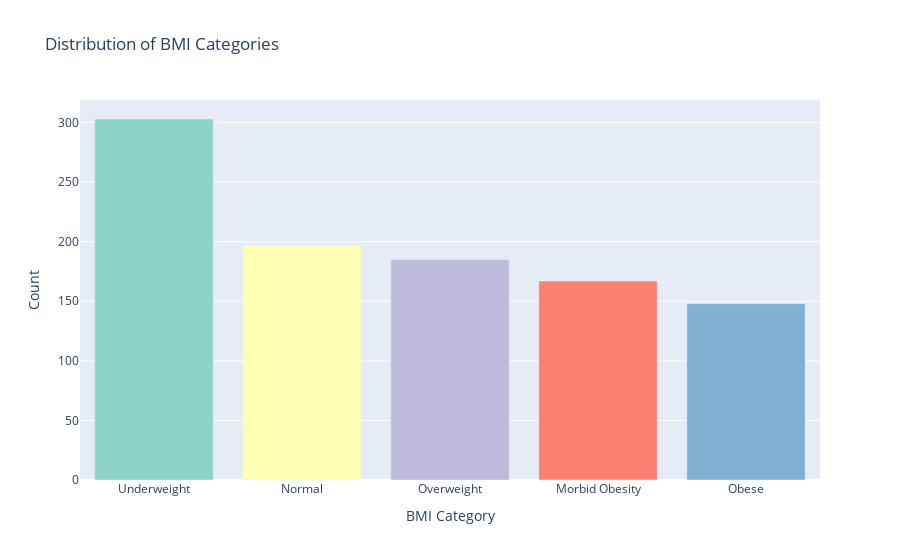

Notebook code cell kept with this figure:
### Code cell
import plotly.express as px

# Get the count of each BMI category
bmi_counts = df['BMI_category'].value_counts().reset_index()
bmi_counts.columns = ['BMI Category', 'Count']  # Rename columns for clarity

# Bar Chart for the 'BMI_category' variable
bar_chart = px.bar(
    bmi_counts,
    x='BMI Category',
    y='Count',
    title='Distribution of BMI Categories',
    labels={'BMI Category': 'BMI Category', 'Count': 'Count'},
    color='BMI Category',
    color_discrete_sequence=px.colors.qualitative.Set3  # Custom color scheme
)

bar_chart.update_layout(showlegend=False)
bar_chart.show()

### Figure 1 — Plotly figure (JSON) as saved in the notebook; plotly's stock layout.template omitted (floating-point values rounded to 4 significant figures)
{"data": [{"alignmentgroup": "True", "hovertemplate": "BMI Category=%{x}<br>Count=%{y}<extra></extra>", "legendgroup": "Underweight", "marker": {"color": "rgb(141,211,199)", "pattern": {"shape": ""}}, "name": "Underweight", "offsetgroup": "Underweight", "orientation": "v", "showlegend": true, "textposition": "auto", "type": "bar", "x": ["Underweight"], "xaxis": "x", "y": [303], "yaxis": "y"}, {"alignmentgroup": "True", "hovertemplate": "BMI Category=%{x}<br>Count=%{y}<extra></extra>", "legendgroup": "Normal", "marker": {"color": "rgb(255,255,179)", "pattern": {"shape": ""}}, "name": "Normal", "offsetgroup": "Normal", "orientation": "v", "showlegend": true, "textposition": "auto", "type": "bar", "x": ["Normal"], "xaxis": "x", "y": [197], "yaxis": "y"}, {"alignmentgroup": "True", "hovertemplate": "BMI Category=%{x}<br>Count=%{y}<extra></extra>", "legendgroup": "Overweight", "marker": {"color": "rgb(190,186,218)", "pattern": {"shape": ""}}, "name": "Overweight", "offsetgroup": "Overweight", "orientation": "v", "showlegend": true, "textposition": "auto", "type": "bar", "x": ["Overweight"], "xaxis": "x", "y": [185], "yaxis": "y"}, {"alignmentgroup": "True", "hovertemplate": "BMI Category=%{x}<br>Count=%{y}<extra></extra>", "legendgroup": "Morbid Obesity", "marker": {"color": "rgb(251,128,114)", "pattern": {"shape": ""}}, "name": "Morbid Obesity", "offsetgroup": "Morbid Obesity", "orientation": "v", "showlegend": true, "textposition": "auto", "type": "bar", "x": ["Morbid Obesity"], "xaxis": "x", "y": [167], "yaxis": "y"}, {"alignmentgroup": "True", "hovertemplate": "BMI Category=%{x}<br>Count=%{y}<extra></extra>", "legendgroup": "Obese", "marker": {"color": "rgb(128,177,211)", "pattern": {"shape": ""}}, "name": "Obese", "offsetgroup": "Obese", "orientation": "v", "showlegend": true, "textposition": "auto", "type": "bar", "x": ["Obese"], "xaxis": "x", "y": [148], "yaxis": "y"}], "layout": {"barmode": "relative", "legend": {"title": {"text": "BMI Category"}, "tracegroupgap": 0}, "showlegend": false, "title": {"text": "Distribution of BMI Categories"}, "xaxis": {"anchor": "y", "categoryarray": ["Underweight", "Normal", "Overweight", "Morbid Obesity", "Obese"], "categoryorder": "array", "domain": [0, 1], "title": {"text": "BMI Category"}}, "yaxis": {"anchor": "x", "domain": [0, 1], "title": {"text": "Count"}}}}
